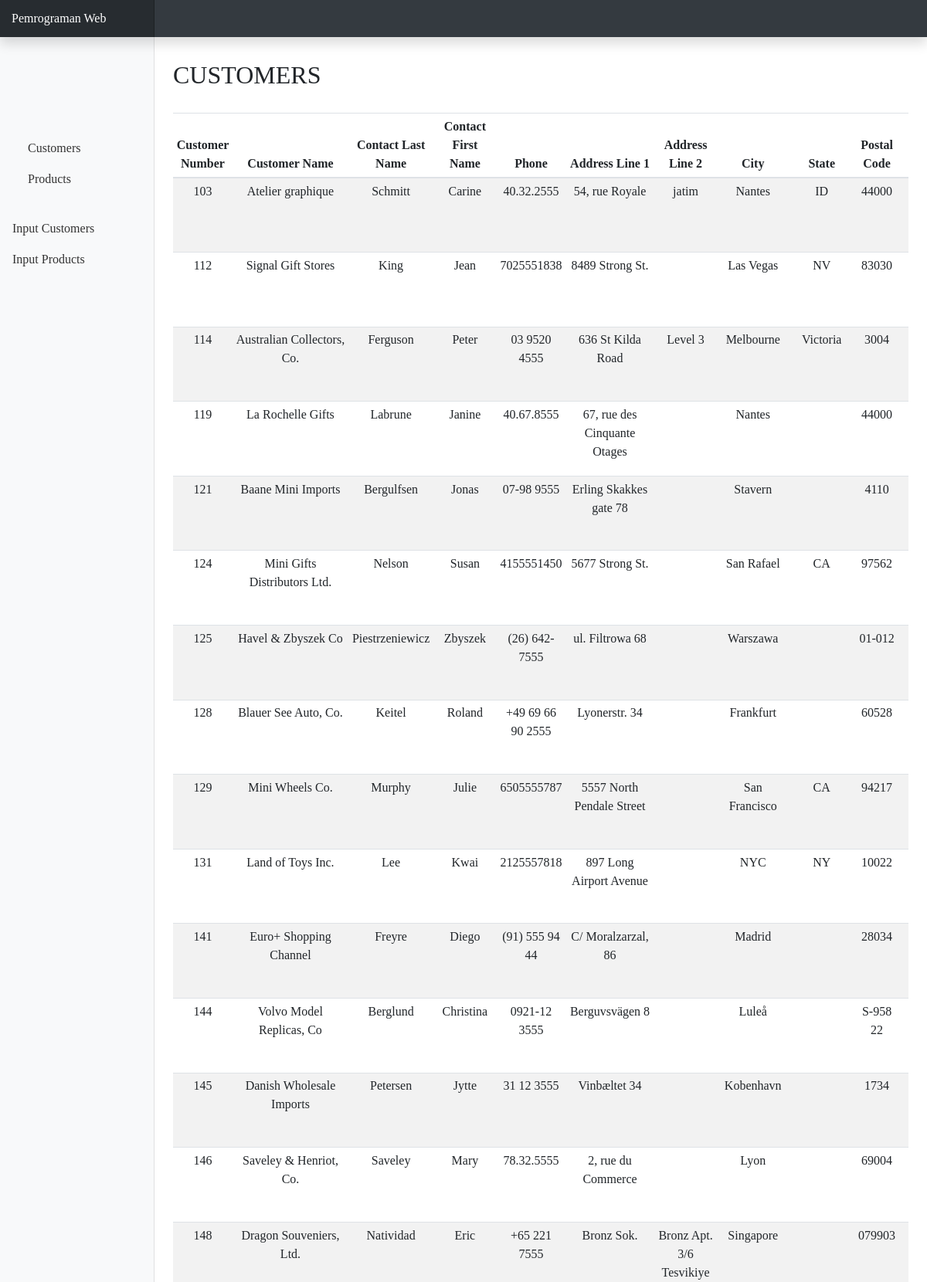
The page / (upper part) on the database its author committed.
### tables this page shows
CREATE TABLE `customers` (
  `customerNumber` int(11) NOT NULL,
  `customerName` varchar(50) NOT NULL,
  `contactLastName` varchar(50) NOT NULL,
  `contactFirstName` varchar(50) NOT NULL,
  `phone` varchar(50) NOT NULL,
  `addressLine1` varchar(50) NOT NULL,
  `addressLine2` varchar(50) DEFAULT NULL,
  `city` varchar(50) NOT NULL,
  `state` varchar(50) DEFAULT NULL,
  `postalCode` varchar(15) DEFAULT NULL,
  `country` varchar(50) NOT NULL,
  `salesRepEmployeeNumber` int(11) DEFAULT NULL,
  `creditLimit` decimal(10,2) DEFAULT NULL
);

### Index.php (the view, shortened to what this page needs)
<?php
include ('conn.php');
?>
<!DOCTYPE html>
<html>
  <head>
    <link href="bootstrap.min.css" rel="stylesheet">
    <link href="dashboard.css" rel="stylesheet">
  </head>
  <body>
    <nav class="navbar navbar-dark fixed-top bg-dark flex-md-nowrap p-0 shadow">
      <a class="navbar-brand col-sm-3 col-md-2 mr-0" href="#">Pemrograman Web</a>
    </nav>
    <div class="container-fluid">
      <div class="row">
        <nav class="col-md-2 d-none d-md-block bg-light sidebar">
          <div class="sidebar-sticky">
            <ul class="nav flex-column" style="margin-top:100px;">
               <li class="nav-item">
                <a class="nav-link active" href="<?php echo "index.php"; ?>"></a>
                <ul class="nav flex-column">
                  <li class="nav-item"><a class="nav-link" style="margin-left: 20px" href="#Customers">Customers</a></li>
                  <li class="nav-item"><a class="nav-link" style="margin-left: 20px" href="#Products">Products</a></li>
                </ul>
              </li>
              <br>
              <li class="nav-item">
                <a class="nav-link" href="<?php echo "FormCustomers.php"; ?>">Input Customers</a>
              </li>
              <li class="nav-item">
                <a class="nav-link" href="<?php echo "FormProduct.php"; ?>">Input Products</a>
              </li>
            </ul>
          </div>
        </nav>
        <main role="main" class="col-md-9 ml-sm-auto col-lg-10 px-4">
        <main>
          <div id="Customers">
          <h2 style="margin: 30px 0 30px 0; ">CUSTOMERS</h2>
          <div class="table-responsive">
            <table class="table table-striped table-sm">
              <thead align="center">
                <tr>
                  <th>Customer Number</th>
                  <th>Customer Name</th>
                  <th>Contact Last Name</th>
                  <th>Contact First Name</th>
                  <th>Phone</th>
                  <th>Address Line 1</th>
                  <th>Address Line 2</th>
                  <th>City</th>
                  <th>State</th>
                  <th>Postal Code</th>
                  <th>Country</th>
                </tr>
              </thead>
              <tbody>
                <?php
                  $query = "SELECT * FROM customers";
                  $result =  $conn->query($query);
                 ?>
                 <?php while($data = $result->fetch(PDO::FETCH_ASSOC) ): ?>
                  <tr align="center" class="table table-striped table-sm">
                    <td><?php echo $data['customerNumber'];  ?></td>
                    <td><?php echo $data['customerName'];  ?></td>
                    <td><?php echo $data['contactLastName'];  ?></td>
                    <td><?php echo $data['contactFirstName'];  ?></td>
                    <td><?php echo $data['phone'];  ?></td>
                    <td><?php echo $data['addressLine1'];  ?></td>
                    <td><?php echo $data['addressLine2'];  ?></td>
                    <td><?php echo $data['city'];  ?></td>
                    <td><?php echo $data['state'];  ?></td>
                    <td><?php echo $data['postalCode'];  ?></td>
                    <td><?php echo $data['country'];  ?></td>
                  </tr>
                 <?php endwhile ?>
                </tbody>
                 </table>
                 </div>
                 </div>
          </div>
      </div>
  </body>
</html>

### dashboard.css (style rules this page uses)
body { font-family: Vollkorn; src: url(Vollkorn-Medium.ttf); }
.sidebar { position: fixed; top: 0; bottom: 0; left: 0; z-index: 100; padding: 48px 0 0; box-shadow: inset -1px 0 0 rgba(0, 0, 0, .1); }
.sidebar-sticky { position: relative; top: 0; height: calc(100vh - 48px); padding-top: .5rem; overflow-x: hidden; overflow-y: auto; }
.sidebar .nav-link { font-weight: 500; color: #333; }
.sidebar .nav-link.active { color: #007bff; }
[role="main"] { padding-top: 48px; }
.navbar-brand { padding-top: .75rem; padding-bottom: .75rem; font-size: 1rem; background-color: rgba(0, 0, 0, .25); box-shadow: inset -1px 0 0 rgba(0, 0, 0, .25); }

### rows shown on the page
customers: customerNumber "103", customerName "Atelier graphique", contactLastName "Schmitt", contactFirstName "Carine", phone "40.32.2555", addressLine1 "54, rue Royale", addressLine2 "jatim", city "Nantes", state "ID", postalCode "44000"
customers: customerNumber "112", customerName "Signal Gift Stores", contactLastName "King", contactFirstName "Jean", phone "7025551838", addressLine1 "8489 Strong St.", city "Las Vegas", state "NV", postalCode "83030"
customers: customerNumber "114", customerName "Australian Collectors, Co.", contactLastName "Ferguson", contactFirstName "Peter", phone "03 9520 4555", addressLine1 "636 St Kilda Road", addressLine2 "Level 3", city "Melbourne", state "Victoria", postalCode "3004"
customers: customerNumber "119", customerName "La Rochelle Gifts", contactLastName "Labrune", contactFirstName "Janine", phone "40.67.8555", addressLine1 "67, rue des Cinquante Otages", city "Nantes", postalCode "44000"
customers: customerNumber "121", customerName "Baane Mini Imports", contactLastName "Bergulfsen", contactFirstName "Jonas", phone "07-98 9555", addressLine1 "Erling Skakkes gate 78", city "Stavern", postalCode "4110"
customers: customerNumber "124", customerName "Mini Gifts Distributors Ltd.", contactLastName "Nelson", contactFirstName "Susan", phone "4155551450", addressLine1 "5677 Strong St.", city "San Rafael", state "CA", postalCode "97562"
customers: customerNumber "125", customerName "Havel & Zbyszek Co", contactLastName "Piestrzeniewicz", contactFirstName "Zbyszek", phone "(26) 642-7555", addressLine1 "ul. Filtrowa 68", city "Warszawa", postalCode "01-012"
customers: customerNumber "128", customerName "Blauer See Auto, Co.", contactLastName "Keitel", contactFirstName "Roland", phone "+49 69 66 90 2555", addressLine1 "Lyonerstr. 34", city "Frankfurt", postalCode "60528"
customers: customerNumber "129", customerName "Mini Wheels Co.", contactLastName "Murphy", contactFirstName "Julie", phone "6505555787", addressLine1 "5557 North Pendale Street", city "San Francisco", state "CA", postalCode "94217"
customers: customerNumber "131", customerName "Land of Toys Inc.", contactLastName "Lee", contactFirstName "Kwai", phone "2125557818", addressLine1 "897 Long Airport Avenue", city "NYC", state "NY", postalCode "10022"
customers: customerNumber "141", customerName "Euro+ Shopping Channel", contactLastName "Freyre", contactFirstName "Diego", phone "(91) 555 94 44", addressLine1 "C/ Moralzarzal, 86", city "Madrid", postalCode "28034"
customers: customerNumber "144", customerName "Volvo Model Replicas, Co", contactLastName "Berglund", contactFirstName "Christina", phone "0921-12 3555", addressLine1 "Berguvsvägen 8", city "Luleå", postalCode "S-958 22"
customers: customerNumber "145", customerName "Danish Wholesale Imports", contactLastName "Petersen", contactFirstName "Jytte", phone "31 12 3555", addressLine1 "Vinbæltet 34", city "Kobenhavn", postalCode "1734"
customers: customerNumber "146", customerName "Saveley & Henriot, Co.", contactLastName "Saveley", contactFirstName "Mary", phone "78.32.5555", addressLine1 "2, rue du Commerce", city "Lyon", postalCode "69004"
customers: customerNumber "148", customerName "Dragon Souveniers, Ltd.", contactLastName "Natividad", contactFirstName "Eric", phone "+65 221 7555", addressLine1 "Bronz Sok.", addressLine2 "Bronz Apt. 3/6 Tesvikiye", city "Singapore", postalCode "079903"
